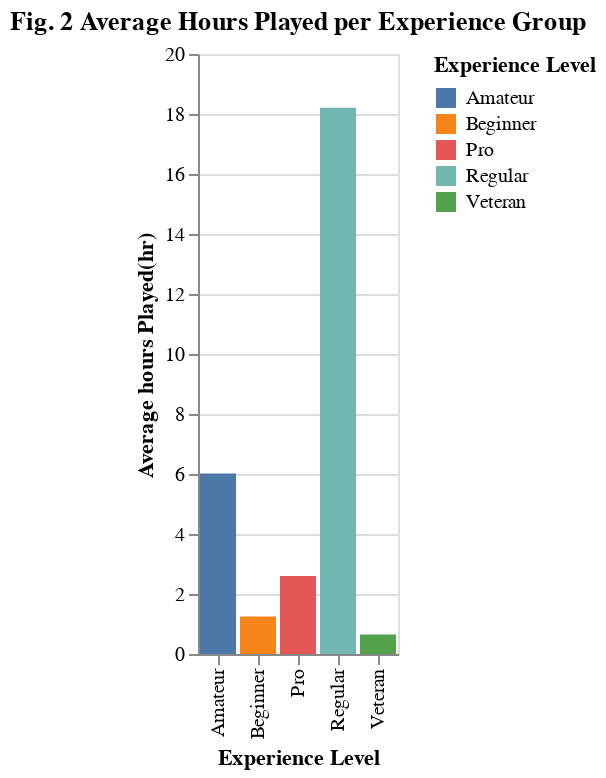

The notebook cell this image was saved under:
### Code cell
# Experience comapred with average played hours played
plot2= alt.Chart(players, title="Fig. 2 Average Hours Played per Experience Group").mark_bar().encode(
    x=alt.X("experience:N").title("Experience Level"),
    y=alt.Y("mean(played_hours):Q").title("Average hours Played(hr)"),
    color = alt.Color("experience:N").title("Experience Level")
)
plot2

### Figure 1 — Vega-Lite specification as saved in the notebook (floating-point values rounded to 4 significant figures; data arrays with more than 128 entries replaced by an {"elided": "..."} marker saying what was removed)
{"config": {"view": {"continuousWidth": 300, "continuousHeight": 300}}, "data": {"name": "data-ce4363b1cc149d2771de4f7f6f9a7330"}, "mark": {"type": "bar"}, "encoding": {"color": {"field": "experience", "title": "Experience Level", "type": "nominal"}, "x": {"field": "experience", "title": "Experience Level", "type": "nominal"}, "y": {"aggregate": "mean", "field": "played_hours", "title": "Average hours Played(hr)", "type": "quantitative"}}, "title": "Fig. 2 Average Hours Played per Experience Group", "$schema": "https://vega.github.io/schema/vega-lite/v5.20.1.json", "datasets": {"data-ce4363b1cc149d2771de4f7f6f9a7330": {"elided": "196 records"}}}
